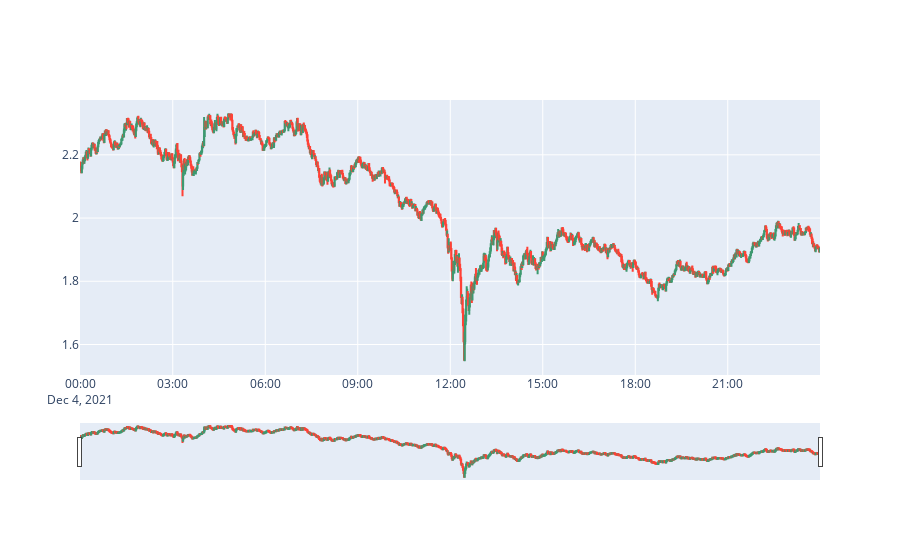

The notebook cell saved with this chart:
### Code cell
foo_2 = goo[goo.day == '04/12/21']

import plotly.graph_objects as go

fig = go.Figure(data=[go.Candlestick(x=foo_2['Open time'],
                open=foo_2['Open'],
                high=foo_2['High'],
                low=foo_2['Low'],
                close=foo_2['Close'])])

fig.show()

### Figure 1 — Plotly figure (JSON) as saved in the notebook; plotly's stock layout.template omitted (floating-point values rounded to 4 significant figures; data arrays with more than 128 entries replaced by an {"elided": "..."} marker saying what was removed)
{"data": [{"close": {"elided": "1440 float values"}, "high": {"elided": "1440 str values"}, "low": {"elided": "1440 str values"}, "open": {"elided": "1440 str values"}, "type": "candlestick", "x": {"elided": "1440 str values"}}], "layout": {}}
